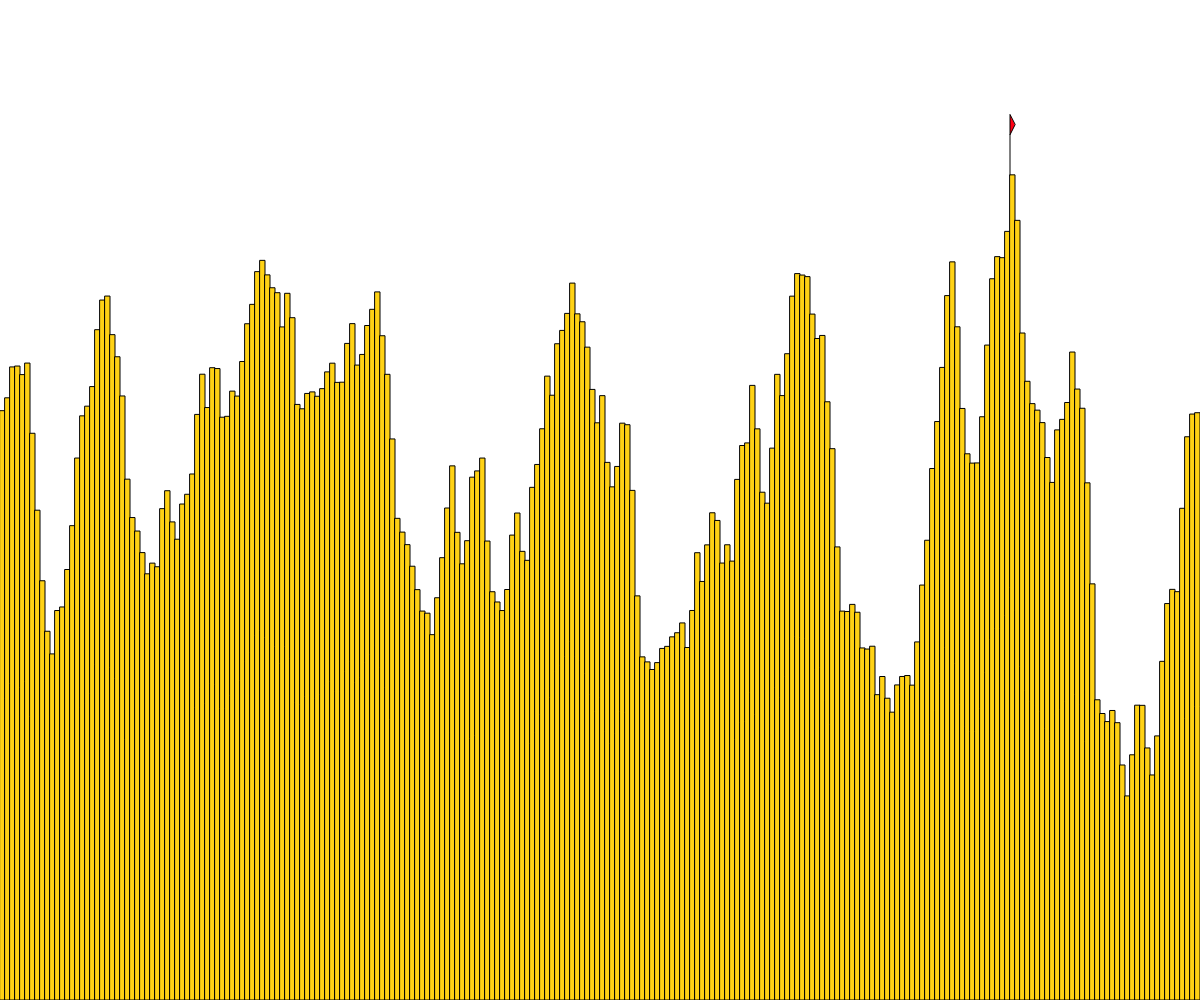
Frame 1 (no input)
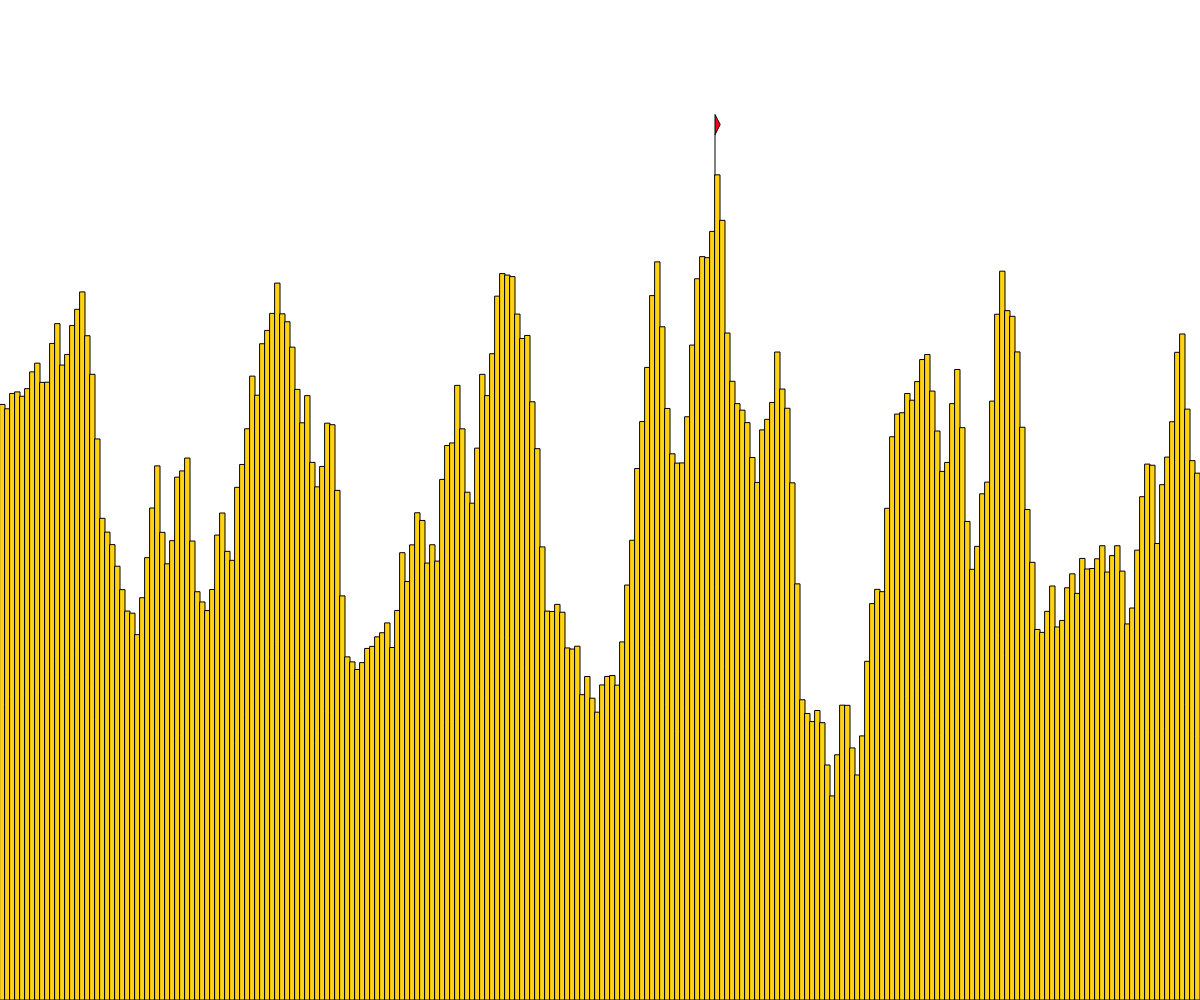
Frame 60 (no input)
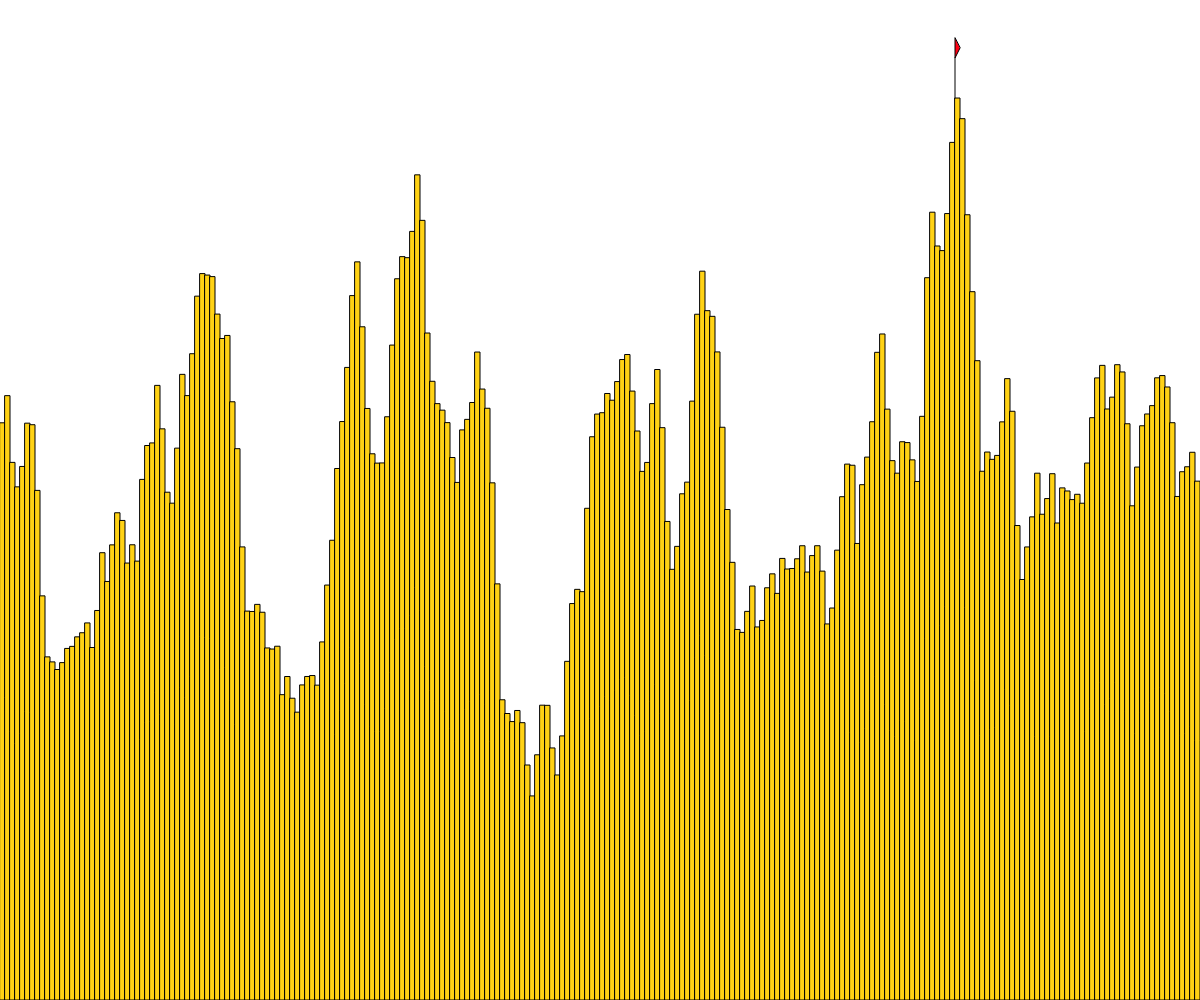
Frame 120 (the mouse pressed at the canvas centre since frame 60)

The p5.js sketch that drew these frames (run headless with seeded random() and noise() and a simulated clock; from frame 60 on, the mouse is pressed at the canvas centre):

// p5.js sketch
// ── sketch.js
// Perlin Noise Generator
// Logan Roy
// September 29, 2025


let rectWidth = 5;
let noise1;
let noiseoff = 0.1;
let timeoff = 1;
let ytop;
let xtop = 1;


function setup() {
  createCanvas(windowWidth, windowHeight);
  //generateTerrain();
  noise1 = random(100);
 
}



function generateTerrain(){
  ytop = height;
   rectMode(CORNERS);
   let kx1 = 1, kx2;
   for(let x = 0; x < width; x += rectWidth){
   // Generates a random height for the rectangle
  kx1 = noise(noise1)
  kx2 = map(kx1, 0, 1, 5, height)

   let x2 = x + rectWidth;

   fill(255,210,20)
   rect(x, height, x2, kx2);
   noise1 += noiseoff;

   print(kx2 + "   " + ytop)

   if(kx2 <= ytop){
    print("hi");
    ytop = kx2;
    xtop = x;
   }
 }
  drawFlag(xtop, ytop);
  print(xtop + "   " +ytop);
  rectMode(CORNER); // return to default
}



function widthControl(){
  // Changes the width of the rectangles
  if(keyIsDown (RIGHT_ARROW)) 
    {rectWidth += 3}
  else if (keyIsDown (LEFT_ARROW)){
    if(rectWidth > 5)
      {rectWidth -= 3}
  }
}

function drawFlag(x, y2){
  // draws the flag
  fill(255,0, 20)
  line(x, y2, x, y2 - 40)
  triangle(x, y2 - 60, x, y2 - 40, x + 5, y2 - 50)
}




function draw() {
  noise1 = timeoff;
  background(255);
  generateTerrain();
  widthControl();
  timeoff += 0.1;
}
